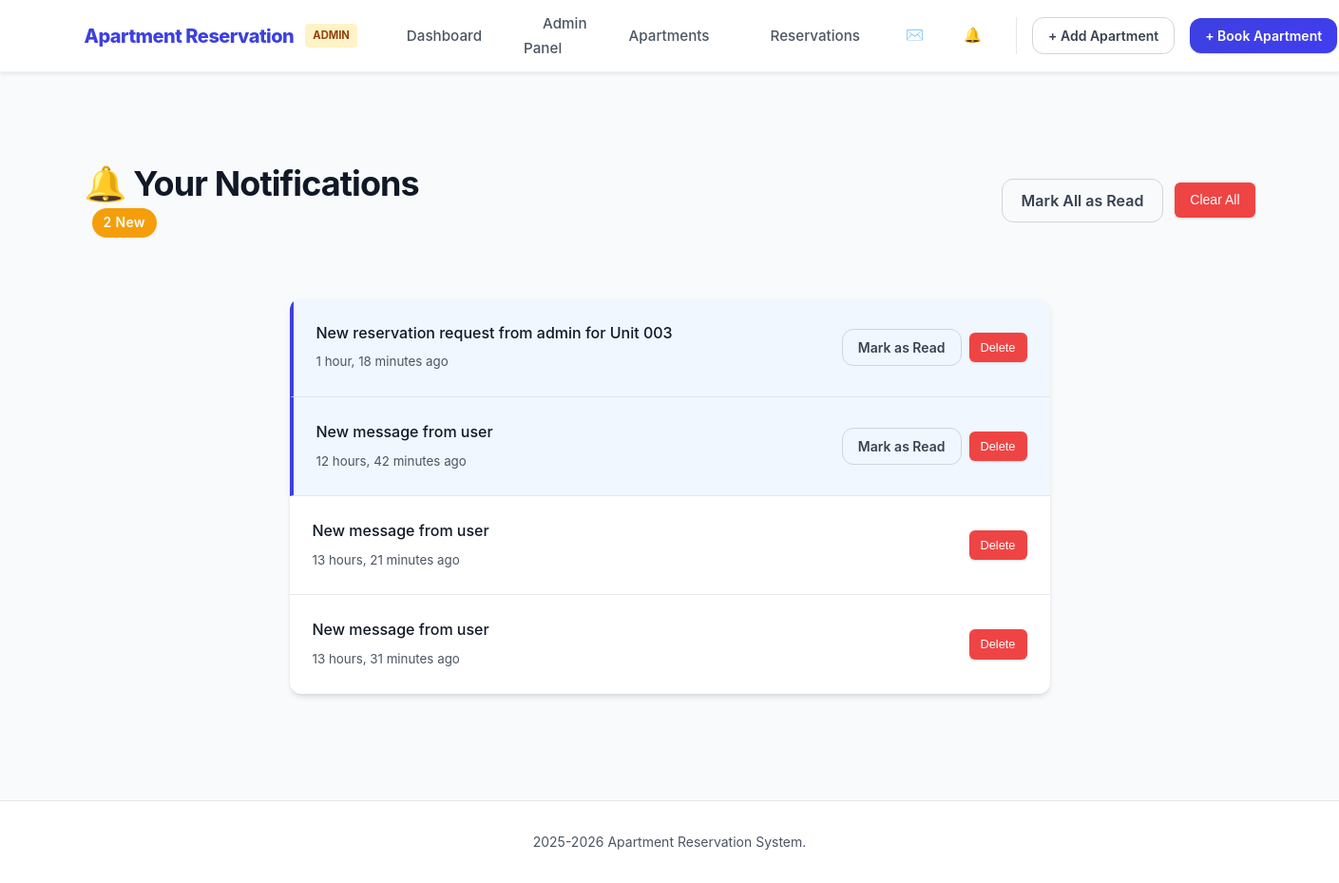
The app's page /notifications/ (signed in) with its own data.
### reservations/models.py (models this page shows, shortened)
class Notification(models.Model):
    NOTIFICATION_TYPES = [
        ('reservation_approved', 'Reservation Approved'),
        ('reservation_denied', 'Reservation Denied'),
        ('reservation_cancelled', 'Reservation Cancelled'),
        ('new_message', 'New Message Received'),
        ('new_reservation', 'New Reservation Request'),
    ]
    user = models.ForeignKey(User, on_delete=models.CASCADE, related_name='notifications')
    notification_type = models.CharField(max_length=30, choices=NOTIFICATION_TYPES)
    reservation = models.ForeignKey(Reservation, on_delete=models.CASCADE, related_name='notifications', null=True, blank=True)
    message = models.TextField()
    is_read = models.BooleanField(default=False)
    created_at = models.DateTimeField(auto_now_add=True)
    class Meta:
        ordering = ['-created_at']

### reservations/views.py (the view)
# urls.py: path('notifications/', views.notifications_view, name='notifications'),
@login_required
def notifications_view(request):
    notifications = Notification.objects.filter(user=request.user)
    if request.GET.get('mark_read'):
        notifications.update(is_read=True)
        messages.success(request, 'All notifications marked as read.')
        return redirect('notifications')
    context = {
        'notifications': notifications,
        'unread_notifications_count': notifications.filter(is_read=False).count(),
    }
    return render(request, 'reservations/notifications.html', context)

### reservations/templates/reservations/notifications.html (shortened to what this page needs)
{% extends 'base.html' %}
{% block content %}
<div class="container">
    <div class="page-header">
        <div>
            <h1>🔔 Your Notifications</h1>
            {% if unread_notifications_count > 0 %}
                <span class="badge badge-warning">{{ unread_notifications_count }} New</span>
            {% endif %}
        </div>
        {% if notifications %}
        <div class="header-actions">
            <a href="?mark_read=true" class="btn btn-outline">Mark All as Read</a>
            <form method="POST" action="{% url 'notification_clear_all' %}" style="display: inline;" onsubmit="return confirm('Delete all notifications?');">
                <button type="submit" class="btn btn-danger">Clear All</button>
            </form>
        </div>
        {% endif %}
    </div>
    <div class="notifications-container">
        {% if notifications %}
            <div class="notifications-list">
                {% for notification in notifications %}
                <div class="notification-item {% if not notification.is_read %}unread{% endif %}">
                    <div class="notification-body">
                        <p class="notification-message">{{ notification.message }}</p>
                        <small class="notification-date">{{ notification.created_at|timesince }} ago</small>
                    </div>
                    <div class="notification-actions">
                        {% if not notification.is_read %}
                        <a href="{% url 'notification_read' notification.pk %}" class="btn btn-sm btn-outline">Mark as Read</a>
                        {% endif %}
                        <form method="POST" action="{% url 'notification_delete' notification.pk %}" style="display: inline;" onsubmit="return confirm('Delete this notification?');">
                            <button type="submit" class="btn btn-sm btn-danger">Delete</button>
                        </form>
                    </div>
                </div>
                {% endfor %}
            </div>
        {% endif %}
    </div>
</div>
{% endblock %}

### reservations/static/css/styles.css (style rules this page uses)
* { margin: 0; padding: 0; box-sizing: border-box; }
:root { --primary: rgb(61, 64, 224); --primary-dark: rgb(64, 61, 238); --primary-light: rgb(68, 178, 214); --primary-subtle: #dbeafe; --accent: #f59e0b; --accent-dark: #d97706; --accent-light: #fbbf24; --danger: #ef4444; --danger-dark: #dc2626; --success: #10b981; --success-dark: #059669; --warning: #f59e0b; --info: #3b82f6; --available: #10b981; --occupied: #ef4444; --maintenance: #f59e0b; --pending: #f59e0b; --confirmed: #10b981; --cancelled: #6b7280; --completed: #3b82f6; --white: #ffffff; --gray-50: #f9fafb; --gray-100: #f3f4f6; --gray-200: #e5e7eb; --gray-300: #d1d5db; --gray-400: #9ca3af; --gray-500: #6b7280; --gray-600: #4b5563; --gray-700: #374151; --gray-800: #1f2937; --gray-900: #111827; --black: #000000; --space-1: 0.25rem; --space-2: 0.5rem; --space-3: 0.75rem; --space-4: 1rem; --space-5: 1.25rem; --space-6: 1.5rem; --space-8: 2rem; --space-10: 2.5rem; --space-12: 3rem; --space-16: 4rem; --radius-sm: 0.375rem; --radius-md: 0.5rem; --radius-lg: 0.75rem; --radius-xl: 1rem; --radius-2xl: 1.5rem; --radius-full: 9999px; --shadow-xs: 0 1px 2px 0 rgb(0 0 0 / 0.05); --shadow-sm: 0 1px 3px 0 rgb(0 0 0 / 0.1), 0 1px 2px -1px rgb(0 0 0 / 0.1); --shadow-md: 0 4px 6px -1px rgb(0 0 0 / 0.1), 0 2px 4px -2px rgb(0 0 0 / 0.1); --shadow-lg: 0 10px 15px -3px rgb(0 0 0 / 0.1), 0 4px 6px -4px rgb(0 0 0 / 0.1); --shadow-xl: 0 20px 25px -5px rgb(0 0 0 / 0.1), 0 8px 10px -6px rgb(0 0 0 / 0.1); --shadow-2xl: 0 25px 50px -12px rgb(0 0 0 / 0.25); --font-xs: 0.75rem; --font-sm: 0.875rem; --font-base: 1rem; --font-lg: 1.125rem; --font-xl: 1.25rem; --font-2xl: 1.5rem; --font-3xl: 1.875rem; --font-4xl: 2.25rem; --transition-fast: 150ms cubic-bezier(0.4, 0, 0.2, 1); --transition-base: 200ms cubic-bezier(0.4, 0, 0.2, 1); --transition-slow: 300ms cubic-bezier(0.4, 0, 0.2, 1); }
body { font-family: -apple-system, BlinkMacSystemFont, 'Segoe UI', Roboto, 'Helvetica Neue', Arial, sans-serif; background-color: var(--gray-50); color: var(--gray-900); line-height: 1.6; min-height: 100vh; display: flex; flex-direction: column; -webkit-font-smoothing: antialiased; -moz-osx-font-smoothing: grayscale; }
h1, h2, h3, h4, h5, h6 { font-weight: 700; line-height: 1.2; letter-spacing: -0.025em; color: var(--gray-900); }
h1 { font-size: var(--font-4xl); }
a { color: var(--primary); text-decoration: none; transition: color var(--transition-base); }
.btn { display: inline-flex; align-items: center; justify-content: center; gap: var(--space-2); padding: 0.625rem 1.25rem; font-size: var(--font-base); font-weight: 600; text-align: center; border: none; border-radius: var(--radius-lg); cursor: pointer; transition: all var(--transition-base); text-decoration: none; white-space: nowrap; line-height: 1.5; }
.btn-outline { background-color: transparent; color: var(--gray-700); border: 1.5px solid var(--gray-300); }
.btn-danger { background-color: var(--danger); color: var(--white); box-shadow: var(--shadow-sm); }
.btn-sm { padding: 0.5rem 1rem; font-size: var(--font-sm); }
.badge { display: inline-flex; align-items: center; padding: 0.375rem 0.875rem; font-size: var(--font-sm); font-weight: 600; border-radius: var(--radius-full); letter-spacing: 0.025em; }
.badge-warning { background-color: #fef3c7; color: #92400e; }
.container { max-width: 1280px; margin: 0 auto; padding: 0 var(--space-6); }
.page-header { display: flex; justify-content: space-between; align-items: center; margin-bottom: var(--space-8); padding: var(--space-8) 0; }
.page-header h1 { margin-bottom: var(--space-1); }

### records on screen
Notification: message "New reservation request from admin for Unit 003", created_at "1 hour, 18 minutes", is_read "Mark as Read"
Notification: message "New message from user", created_at "12 hours, 42 minutes", is_read "Mark as Read"
Notification: message "New message from user", created_at "13 hours, 21 minutes"
Notification: message "New message from user", created_at "13 hours, 31 minutes"

### other values on screen
{{ unread_notifications_count }} "2"
